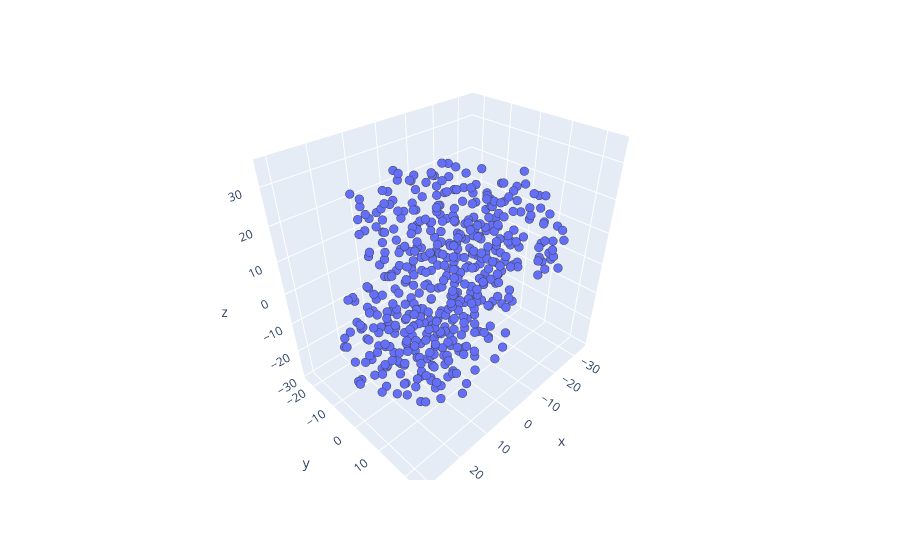

Source (notebook cell):
### Code cell
import plotly.express as px

fig = px.scatter_3d(x=x, y=y, z=z)
fig.update_traces(marker=dict(size=3,line=dict(width=2)))
fig.show()

### Figure 1 — Plotly figure (JSON) as saved in the notebook; plotly's stock layout.template omitted (floating-point values rounded to 4 significant figures; data arrays with more than 128 entries replaced by an {"elided": "..."} marker saying what was removed)
{"data": [{"hovertemplate": "x=%{x}<br>y=%{y}<br>z=%{z}<extra></extra>", "legendgroup": "", "marker": {"color": "#636efa", "line": {"width": 2}, "size": 3, "symbol": "circle"}, "mode": "markers", "name": "", "scene": "scene", "showlegend": false, "type": "scatter3d", "x": {"elided": "500 float values"}, "y": {"elided": "500 float values"}, "z": {"elided": "500 float values"}}], "layout": {"legend": {"tracegroupgap": 0}, "margin": {"t": 60}, "scene": {"domain": {"x": [0, 1], "y": [0, 1]}, "xaxis": {"title": {"text": "x"}}, "yaxis": {"title": {"text": "y"}}, "zaxis": {"title": {"text": "z"}}}}}
